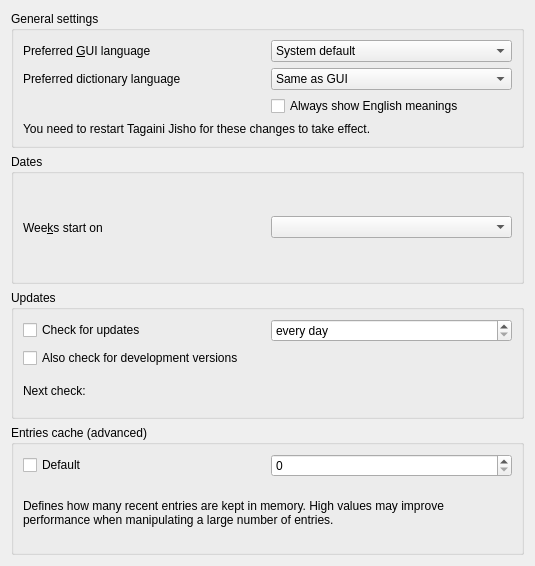
<?xml version="1.0" encoding="UTF-8"?>
<ui version="4.0">
 <class>GeneralPreferences</class>
 <widget class="QWidget" name="GeneralPreferences">
  <property name="geometry">
   <rect>
    <x>0</x>
    <y>0</y>
    <width>535</width>
    <height>566</height>
   </rect>
  </property>
  <layout class="QVBoxLayout" name="verticalLayout">
   <item>
    <widget class="QGroupBox" name="generalGroupBox">
     <property name="title">
      <string>General settings</string>
     </property>
     <layout class="QVBoxLayout" name="verticalLayout_3">
      <item>
       <layout class="QGridLayout" name="gridLayout">
        <item row="2" column="0">
         <widget class="QLabel" name="label_5">
          <property name="text">
           <string>Preferred dictionary language</string>
          </property>
         </widget>
        </item>
        <item row="1" column="0">
         <widget class="QLabel" name="label_2">
          <property name="text">
           <string>Preferred &amp;GUI language</string>
          </property>
          <property name="buddy">
           <cstring>guiLanguage</cstring>
          </property>
         </widget>
        </item>
        <item row="1" column="1">
         <widget class="QComboBox" name="guiLanguage">
          <property name="sizePolicy">
           <sizepolicy hsizetype="Preferred" vsizetype="Fixed">
            <horstretch>0</horstretch>
            <verstretch>0</verstretch>
           </sizepolicy>
          </property>
          <property name="toolTip">
           <string>The GUI will use this language whenever possible. English will be used as a fallback.</string>
          </property>
          <item>
           <property name="text">
            <string>System default</string>
           </property>
          </item>
         </widget>
        </item>
        <item row="2" column="1">
         <widget class="QComboBox" name="dictLanguage">
          <property name="sizePolicy">
           <sizepolicy hsizetype="Minimum" vsizetype="Fixed">
            <horstretch>0</horstretch>
            <verstretch>0</verstretch>
           </sizepolicy>
          </property>
          <property name="toolTip">
           <string>The dictionaries will use this language whenever possible. English will be used as a fallback.</string>
          </property>
          <item>
           <property name="text">
            <string>Same as GUI</string>
           </property>
          </item>
         </widget>
        </item>
        <item row="3" column="1">
         <widget class="QCheckBox" name="alwaysShowEnglish">
          <property name="toolTip">
           <string>If checked, English meanings will be shown even if a translation in the preferred language is available.</string>
          </property>
          <property name="text">
           <string>Always show English meanings</string>
          </property>
         </widget>
        </item>
       </layout>
      </item>
      <item>
       <widget class="QLabel" name="label_3">
        <property name="text">
         <string>You need to restart Tagaini Jisho for these changes to take effect.</string>
        </property>
        <property name="wordWrap">
         <bool>false</bool>
        </property>
       </widget>
      </item>
     </layout>
    </widget>
   </item>
   <item>
    <widget class="QGroupBox" name="datesGroupBox">
     <property name="title">
      <string>Dates</string>
     </property>
     <layout class="QHBoxLayout" name="horizontalLayout_2">
      <item>
       <widget class="QLabel" name="label">
        <property name="text">
         <string>Wee&amp;ks start on</string>
        </property>
        <property name="buddy">
         <cstring>firstDayOfWeek</cstring>
        </property>
       </widget>
      </item>
      <item>
       <widget class="QComboBox" name="firstDayOfWeek"/>
      </item>
     </layout>
    </widget>
   </item>
   <item>
    <widget class="QGroupBox" name="updatesGroupBox">
     <property name="title">
      <string>Updates</string>
     </property>
     <layout class="QVBoxLayout" name="verticalLayout_2">
      <item>
       <layout class="QHBoxLayout" name="horizontalLayout">
        <item>
         <widget class="QCheckBox" name="checkForUpdates">
          <property name="text">
           <string>Check for updates</string>
          </property>
         </widget>
        </item>
        <item>
         <widget class="QSpinBox" name="checkInterval">
          <property name="specialValueText">
           <string>every day</string>
          </property>
          <property name="suffix">
           <string> days</string>
          </property>
          <property name="prefix">
           <string>every </string>
          </property>
          <property name="minimum">
           <number>1</number>
          </property>
          <property name="maximum">
           <number>365</number>
          </property>
         </widget>
        </item>
       </layout>
      </item>
      <item>
       <widget class="QCheckBox" name="checkForBetaUpdates">
        <property name="text">
         <string>Also check for development versions</string>
        </property>
       </widget>
      </item>
      <item>
       <widget class="QLabel" name="nextCheck">
        <property name="text">
         <string>Next check:</string>
        </property>
       </widget>
      </item>
     </layout>
    </widget>
   </item>
   <item>
    <widget class="QGroupBox" name="advancedGroupBox">
     <property name="title">
      <string>Entries cache (advanced)</string>
     </property>
     <layout class="QVBoxLayout" name="verticalLayout_4">
      <item>
       <layout class="QHBoxLayout" name="horizontalLayout_4">
        <item>
         <widget class="QCheckBox" name="cacheSizeDefault">
          <property name="text">
           <string>Default</string>
          </property>
         </widget>
        </item>
        <item>
         <widget class="QSpinBox" name="cacheSize">
          <property name="maximum">
           <number>1000000</number>
          </property>
         </widget>
        </item>
       </layout>
      </item>
      <item>
       <widget class="QLabel" name="label_4">
        <property name="sizePolicy">
         <sizepolicy hsizetype="Preferred" vsizetype="Minimum">
          <horstretch>0</horstretch>
          <verstretch>0</verstretch>
         </sizepolicy>
        </property>
        <property name="text">
         <string>Defines how many recent entries are kept in memory. High values may improve performance when manipulating a large number of entries.</string>
        </property>
        <property name="textFormat">
         <enum>Qt::PlainText</enum>
        </property>
        <property name="wordWrap">
         <bool>true</bool>
        </property>
       </widget>
      </item>
     </layout>
    </widget>
   </item>
  </layout>
 </widget>
 <tabstops>
  <tabstop>guiLanguage</tabstop>
  <tabstop>dictLanguage</tabstop>
  <tabstop>firstDayOfWeek</tabstop>
  <tabstop>checkForUpdates</tabstop>
  <tabstop>checkInterval</tabstop>
  <tabstop>checkForBetaUpdates</tabstop>
  <tabstop>cacheSizeDefault</tabstop>
  <tabstop>cacheSize</tabstop>
 </tabstops>
 <resources/>
 <connections>
  <connection>
   <sender>checkForUpdates</sender>
   <signal>toggled(bool)</signal>
   <receiver>checkForBetaUpdates</receiver>
   <slot>setEnabled(bool)</slot>
   <hints>
    <hint type="sourcelabel">
     <x>80</x>
     <y>265</y>
    </hint>
    <hint type="destinationlabel">
     <x>79</x>
     <y>292</y>
    </hint>
   </hints>
  </connection>
 </connections>
</ui>
